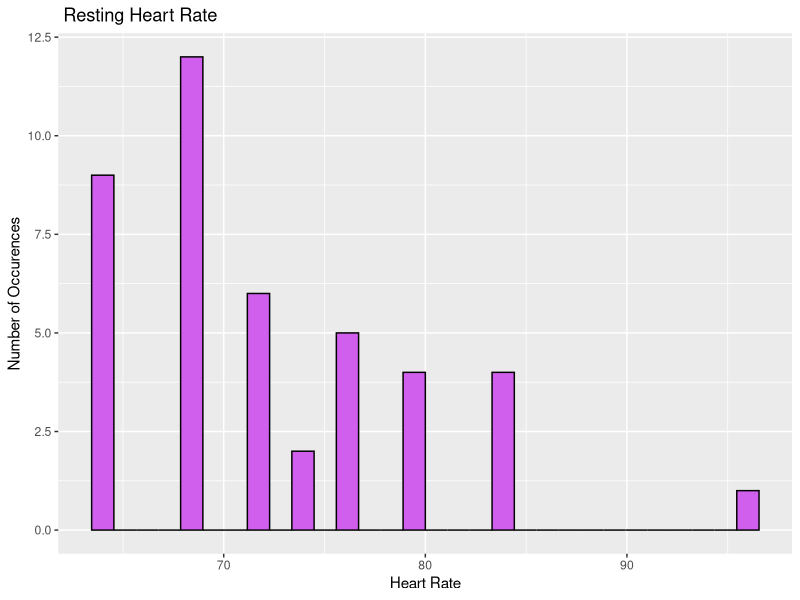
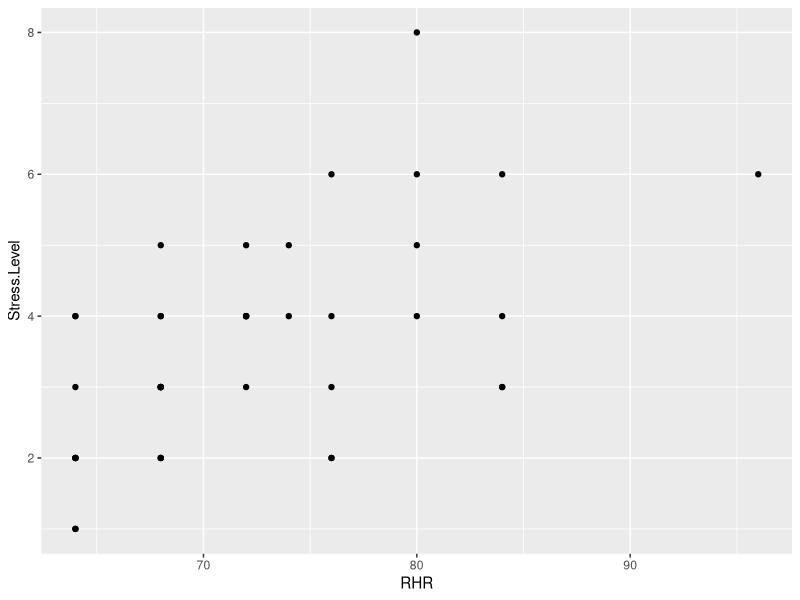
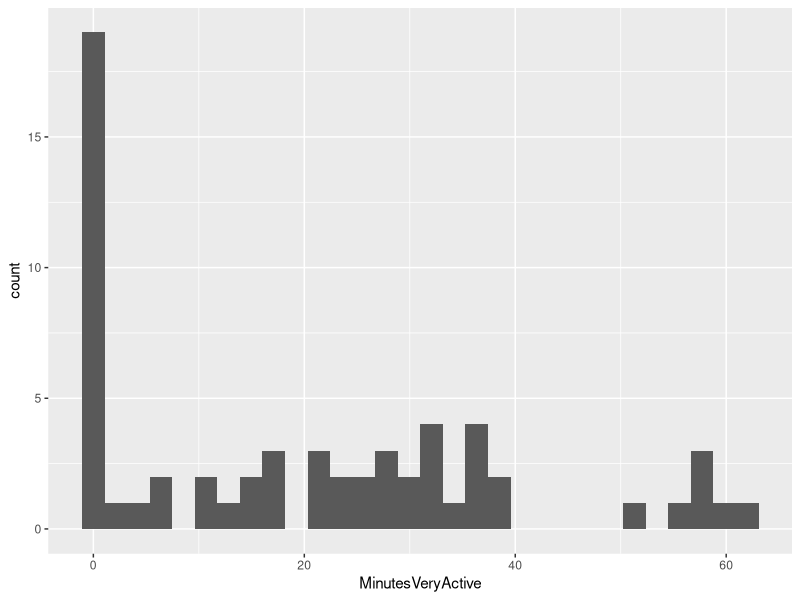

Generate these figures, in order, with R:
# Kayla Bracall
### DAT 203 Final

# Pull in dataframes 

activity_df <- read.csv("exercise.csv", stringsAsFactors=FALSE)
head(activity_df)

exercise_tracker_df <- read.csv("visualizeyourself_data.csv", stringsAsFactors = FALSE)
head(exercise_tracker_df)

stress_and_hr <- read.csv("stress2.csv", stringsAsFactors=FALSE)
head(stress_and_hr)


library('ggplot2')
library('stringr')

# pull out resting heart rate 
rhr <- stress_and_hr$RHR

# calculate basic statistics about resting heart rate
mean(rhr) 
max(rhr)

# plot heart rate by number of occurrences 

ggplot(data = stress_and_hr, aes(x=RHR))+
  geom_histogram(color="black", fill="mediumorchid2")+
  ggtitle(" Resting Heart Rate")+
  ylab("Number of Occurences")+
  xlab("Heart Rate")

# pull out stress level into vector 
stress_level <- stress_and_hr$Stress.Level

#calculate average stress 
mean(stress_level)
max(stress_level)

# plot stress vs  rhr
ggplot(data = stress_and_hr, aes(x=RHR, y=Stress.Level))+
  geom_point()

# plot active minutes
ggplot(data = activity_df, aes(x = MinutesVeryActive))+
  geom_histogram()

